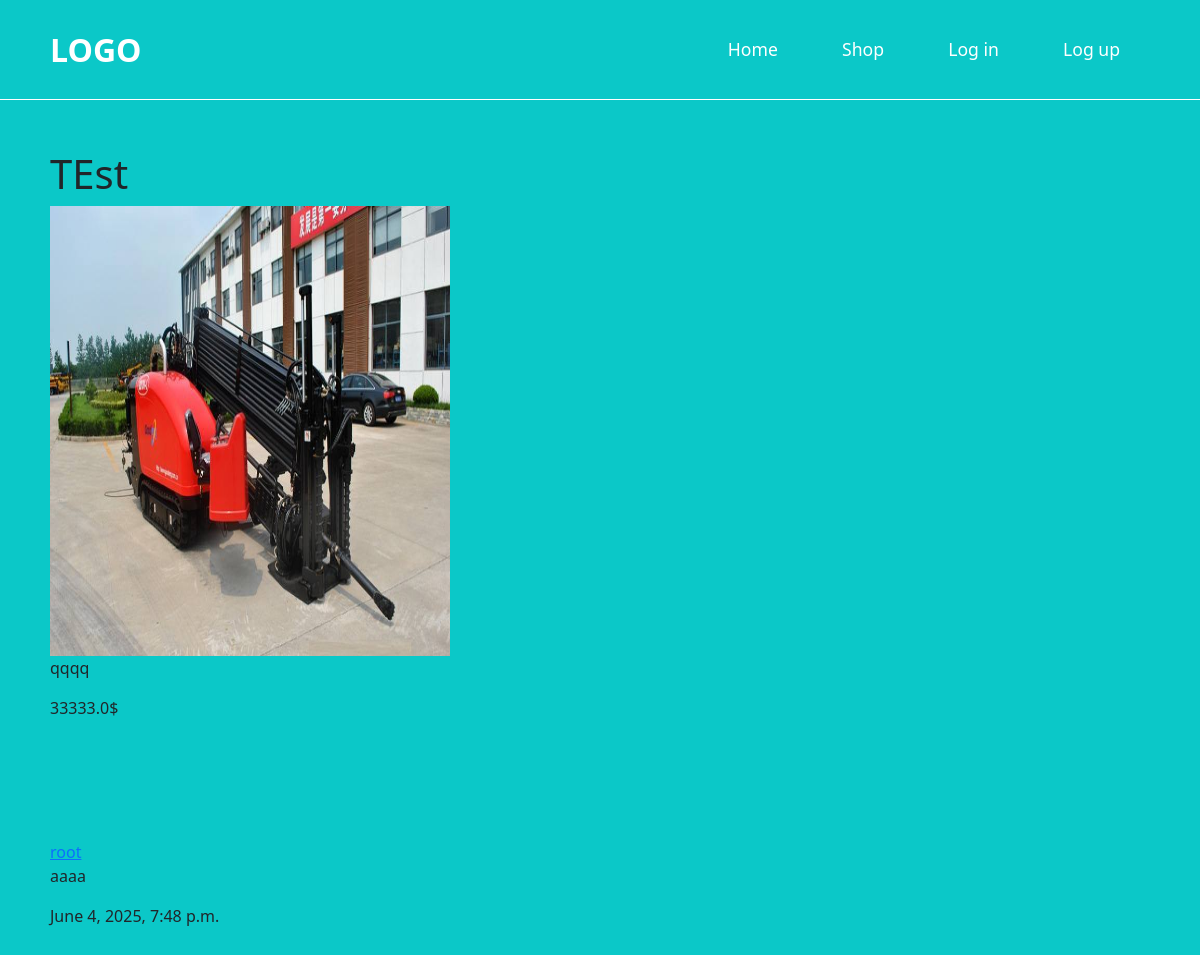
Page /product/1 on the committed database.
### main/models.py (models this page shows, shortened)
class Product(models.Model):
    categoryId = models.ForeignKey(Category, models.CASCADE)
    name=models.TextField(max_length=50)
    img=models.ImageField(upload_to='', null=True, blank=True)
    description=models.TextField()
    price=models.FloatField()

class Comment(models.Model):
    productId = models.ForeignKey(Product, on_delete=models.CASCADE)
    userId = models.ForeignKey(User, on_delete=models.CASCADE)
    comentText = models.TextField()
    date = models.DateTimeField()

### main/views.py (the view)
# urls.py: path('product/<int:id>', views.getProduct, name="product"),
def getProduct(request, id):
    product = Product.objects.filter(id=id).first()
    comments = Comment.objects.filter(productId=product).order_by('-date')
    return render(request, 'main/product.html', {"product": product, "comments": comments})

### main/templates/main/product.html (shortened to what this page needs)
{% extends 'main/layout.html' %}
{% block content %}
    <h1>{{product.name}}</h1>
    <img src="{{product.img.url}}" width="400px" height="450px">
    <p>{{product.description}}</p>
    <span>{{product.price}}$</span>
    <br><br><br>
    <br><br>
    <div class="comentsBlock">
        {% if comments %}
            {% for coment in comments %}
                <br>
                <div class="commentCard">
                    <a href="{% url 'profile' coment.userId.id %}">{{coment.userId}}</a>
                    <p>{{coment.comentText}}</p>
                    <span>{{coment.date}}</span>
                </div>
                <br>
            {% endfor %}
        {% else %}
            <p>No one comment found</p>
        {% endif %}
    </div>
{% endblock %}

### main/static/main/css/index.css (style rules this page uses)
* { margin: 0; padding: 0; box-sizing: border-box; }
body { min-height: 100vh; background-color: rgb(11, 200, 200); }

### rows in the picture
Product: name "TEst", img (picture), description "qqqq", price "33333.0"
Comment: userId "root", comentText "aaaa", date "June 4, 2025, 7:48 p.m."
